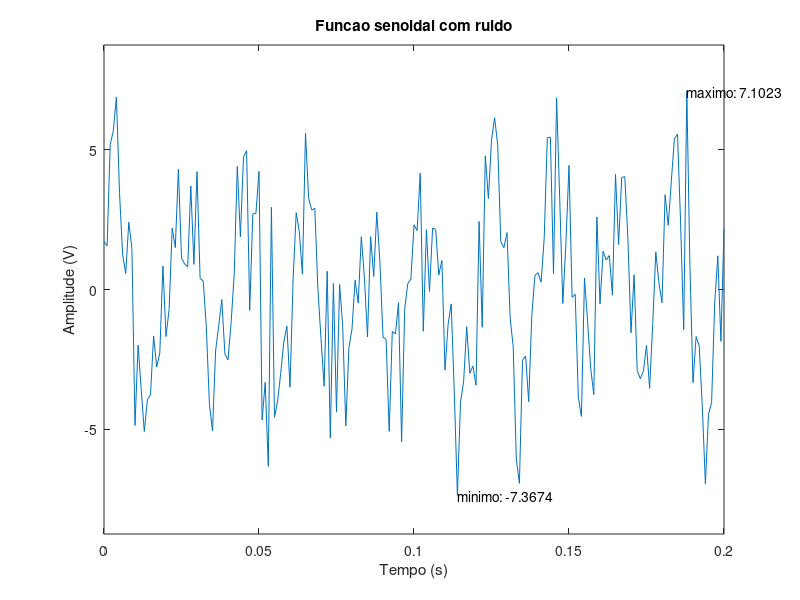

MATLAB code for this plot:
t = 0:0.001:0.2;
fs = 50;
As = 3;
Ar = 2;

sinal = As*sin(2*pi*fs*t);
ruido = Ar*randn(1,length(t));
sinal_ruidoso = sinal + ruido;
[ymin,idx_min] = min(sinal_ruidoso) ;
[ymax,idx_max] = max(sinal_ruidoso) ; 

plot(t, sinal_ruidoso)
title('Funcao senoidal com ruido')
xlabel('Tempo (s)')
ylim([-8.75 8.75])
ylabel('Amplitude (V)')
hold on
text(t(idx_min),ymin,['minimo: ' num2str(ymin)]);
text(t(idx_max),ymax,['maximo: ' num2str(ymax)]);
